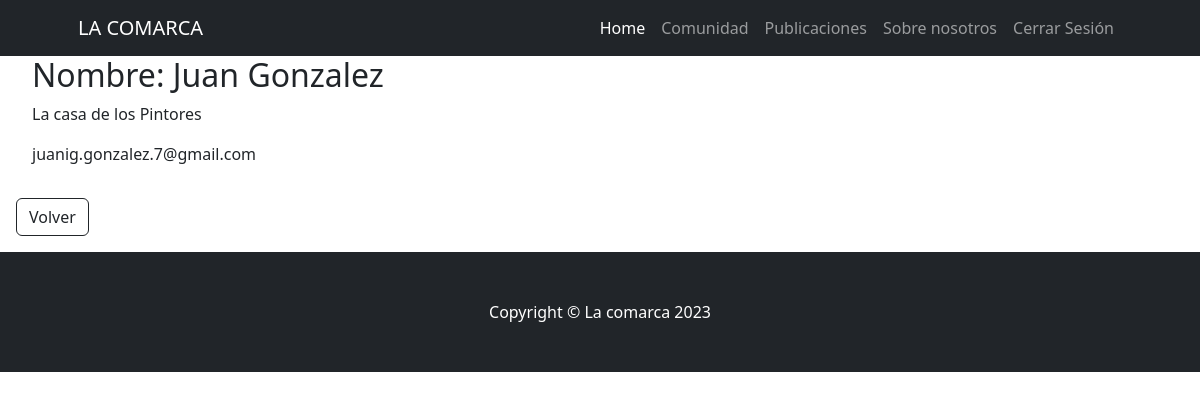
/comunidad/miembro_detail/1 (signed in), run on the app's committed database.
### comunidad/models.py (models this page shows, shortened)
class Miembro(models.Model):
    nombre = models.CharField(max_length=50)
    apellido = models.CharField(max_length=50)
    nacimiento = models.DateField(null=True)
    profesion = models.CharField(max_length=50)
    email = models.EmailField(unique=True)
    casa_comarca = models.ForeignKey(CasasComunidad, on_delete=models.SET_NULL,null=True,blank=True, verbose_name="Hogar en la comarca")
    class Meta:
        verbose_name = "Miembro"
        verbose_name_plural = "Miembros"

class CasasComunidad(models.Model):
    nombre_casa = models.CharField(max_length=50)
    descripcion = models.CharField(max_length=500)
    def __str__(self):
        return self.nombre_casa
    class Meta:
        verbose_name = "Casa"
        verbose_name_plural = "Casas"

### comunidad/views.py (the view)
# urls.py: path("miembro_detail/<int:pk>", views.MiembroDetail.as_view(), name="miembro_detail"),
class MiembroDetail(DetailView):
    model = models.Miembro

### comunidad/templates/comunidad/miembro_detail.html
{% extends 'home/base.html' %}
{% block content %}
    <ul>
        <h2>Nombre: {{object.nombre}} {{object.apellido}}</h2>
        <p>{{object.casa_comarca}}</p>
        <p>{{object.email}}</p>
    </ul>
    <a class="btn btn-outline-dark m-3 m-3" href="{% url 'comunidad:miembro_list' %}">Volver</a>
{% endblock content %}

### data on the page
Miembro: nombre "Juan", apellido "Gonzalez", casa_comarca "La casa de los Pintores", email "juanig.gonzalez.7@gmail.com"
